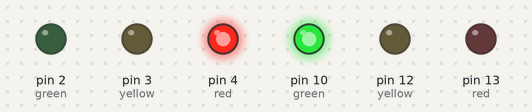
Bench run of a sketch on a simulated Arduino Uno, built with avr-gcc and run on an emulated ATmega328P. Parts: output pins drawn as LEDs (lit = HIGH).

Above: at 2.5 s.
At 6.0 s:
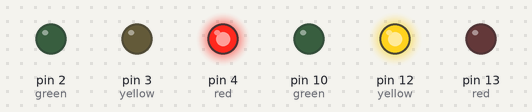
At 9.5 s:
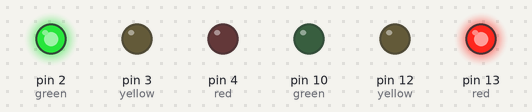
At 13.0 s:
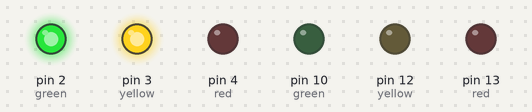
At 16.5 s:
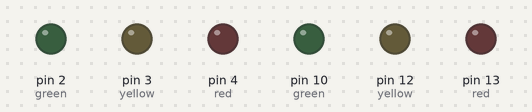
Timing chart, 0 to 24.7 s (numbered marks = the images above):
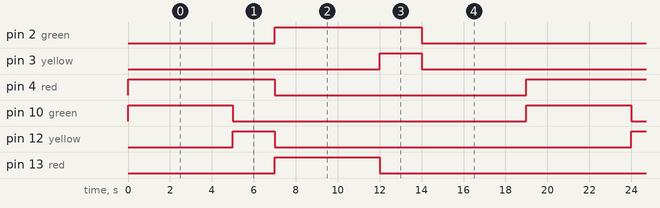

Measured:
- by itself, pin 2 (green), pin 4 (red): alternates HIGH for 7.0 s and LOW for 12.0 s
- by itself, pin 3 (yellow), pin 12 (yellow): alternates HIGH for 2.0 s and LOW for 17.0 s
- by itself, pin 10 (green), pin 13 (red): alternates HIGH for 5.0 s and LOW for 14.0 s

The sketch:

aula_03.ino
```cpp
void setup() {
  pinMode(13, OUTPUT); //red
  pinMode(12, OUTPUT); //yellow
  pinMode(10, OUTPUT); //green
  pinMode(4, OUTPUT); //red
  pinMode(3, OUTPUT); //yellow
  pinMode(2, OUTPUT); //green

}

void loop() {
  digitalWrite(10, HIGH);
  digitalWrite(4, HIGH);
  delay(5000);

  digitalWrite(10,LOW);
  digitalWrite(12, HIGH);
  delay(2000);

  digitalWrite(12,LOW);
  digitalWrite(4,LOW);

  digitalWrite(13,HIGH);
  digitalWrite(2, HIGH);
  delay(5000);

  digitalWrite(13,LOW);
  digitalWrite(3,HIGH);
  delay(2000);

  digitalWrite(3,LOW);
  digitalWrite(2,LOW);
  delay(5000);


}
```
